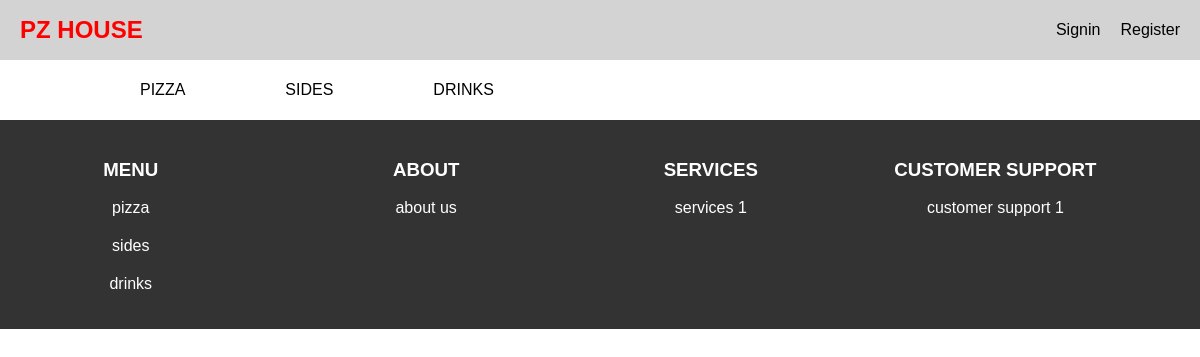
The page /side_page/ on the database as committed earlier.
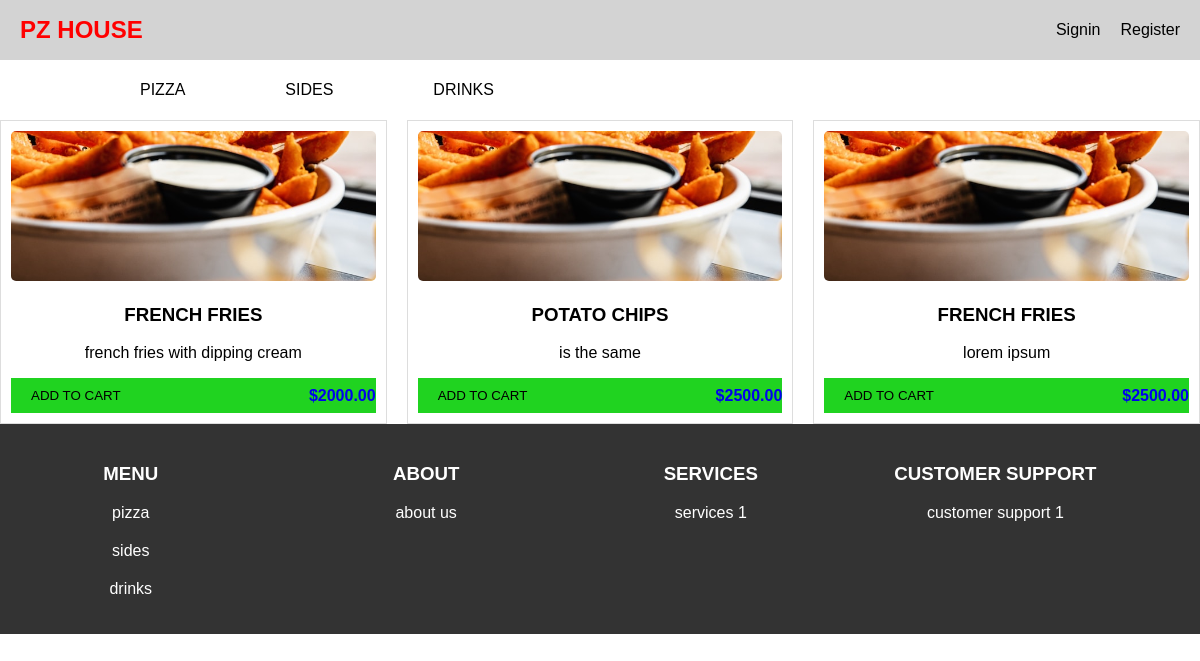
The same page on the database as committed later.
### pizza_app/models.py (models this page shows, shortened)
class sides(models.Model):
    name = models.CharField(max_length=100)
    description = models.TextField()
    image = models.ImageField(upload_to='media/sides/')
    price = models.DecimalField(max_digits=6, decimal_places=2)

### pizza_app/views.py (the view)
# urls.py: path('side_page/', views.side_page, name= 'side_page'),
def side_page(request):
    side_page = sides.objects.all()
    context = {'side_page': side_page}
    return render(request, 'pizza_app/side_page.html', context)

### pizza_app/templates/pizza_app/side_page.html (shortened to what this page needs)
{% extends "pizza_app/base.html" %}
    {% load static %}
{% block content %}
<nav class="navigation">
    <ul class="unorder">
        <a href="{% url 'pizza_app:pizza_page' %}"><li>pizza</li></a>
        <a href="{% url 'pizza_app:side_page' %}"><li>sides</li></a>
        <a href="{% url 'pizza_app:drink_page' %}"><li>drinks</li></a>
    </ul>
</nav>
<div class="pizza-container">
    {% for sides in side_page %}
    <div class="pizza-box">
        <img src="{{ sides.image.url }}" alt="{{ sides.name }}">
        <h3>{{ sides.name }}</h3>
        <p>{{ sides.description }}</p>
        <a href="#" class="button-container">
            <button>Add to Cart</button>
            <span class="price">${{ sides.price }}</span>
        </a>
    </div>
    {% endfor %}
</div>
{% endblock %}

Rows that differ between the two databases and show on the page:
added sides: image (picture), name "FRENCH FRIES", description "french fries with dipping cream", price "2000.00"
added sides: image (picture), name "POTATO CHIPS", description "is the same", price "2500.00"
added sides: image (picture), name "FRENCH FRIES", description "lorem ipsum", price "2500.00"
